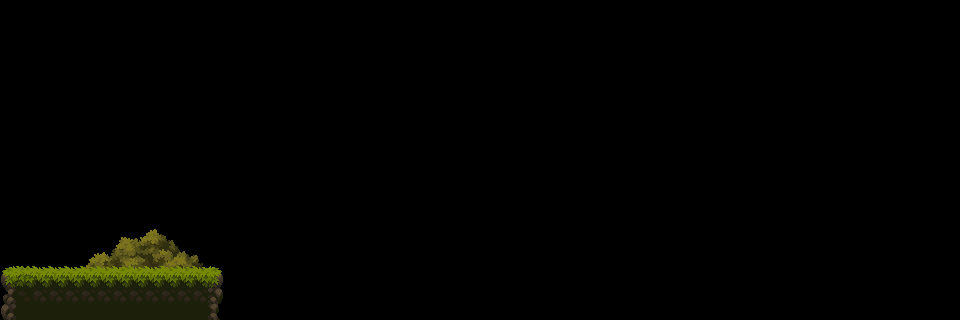

A 2D game scene composited from a Tiled map and its tileset images. What follows is a short description and the map's XML, with every tile layer's data as written:
An orthogonal 60x20 tile map with 16x16 px tiles, 2 tile layers (Decoration, Terrain) and 1 object.

<map version="1.10" tiledversion="1.10.2" orientation="orthogonal" renderorder="right-down" width="60" height="20" tilewidth="16" tileheight="16" infinite="0" nextlayerid="4" nextobjectid="2">
 <tileset firstgid="1" source="tileset/Tiles.tsx" />
 <objectgroup id="2" name="Collisions">
  <object id="1" x="3.33333" y="269" width="215" height="50.6667" />
 </objectgroup>
 <layer id="3" name="Decoration" width="60" height="20">
  <data encoding="csv">
0,0,0,0,0,0,0,0,0,0,0,0,0,0,0,0,0,0,0,0,0,0,0,0,0,0,0,0,0,0,0,0,0,0,0,0,0,0,0,0,0,0,0,0,0,0,0,0,0,0,0,0,0,0,0,0,0,0,0,0,
0,0,0,0,0,0,0,0,0,0,0,0,0,0,0,0,0,0,0,0,0,0,0,0,0,0,0,0,0,0,0,0,0,0,0,0,0,0,0,0,0,0,0,0,0,0,0,0,0,0,0,0,0,0,0,0,0,0,0,0,
0,0,0,0,0,0,0,0,0,0,0,0,0,0,0,0,0,0,0,0,0,0,0,0,0,0,0,0,0,0,0,0,0,0,0,0,0,0,0,0,0,0,0,0,0,0,0,0,0,0,0,0,0,0,0,0,0,0,0,0,
0,0,0,0,0,0,0,0,0,0,0,0,0,0,0,0,0,0,0,0,0,0,0,0,0,0,0,0,0,0,0,0,0,0,0,0,0,0,0,0,0,0,0,0,0,0,0,0,0,0,0,0,0,0,0,0,0,0,0,0,
0,0,0,0,0,0,0,0,0,0,0,0,0,0,0,0,0,0,0,0,0,0,0,0,0,0,0,0,0,0,0,0,0,0,0,0,0,0,0,0,0,0,0,0,0,0,0,0,0,0,0,0,0,0,0,0,0,0,0,0,
0,0,0,0,0,0,0,0,0,0,0,0,0,0,0,0,0,0,0,0,0,0,0,0,0,0,0,0,0,0,0,0,0,0,0,0,0,0,0,0,0,0,0,0,0,0,0,0,0,0,0,0,0,0,0,0,0,0,0,0,
0,0,0,0,0,0,0,0,0,0,0,0,0,0,0,0,0,0,0,0,0,0,0,0,0,0,0,0,0,0,0,0,0,0,0,0,0,0,0,0,0,0,0,0,0,0,0,0,0,0,0,0,0,0,0,0,0,0,0,0,
0,0,0,0,0,0,0,0,0,0,0,0,0,0,0,0,0,0,0,0,0,0,0,0,0,0,0,0,0,0,0,0,0,0,0,0,0,0,0,0,0,0,0,0,0,0,0,0,0,0,0,0,0,0,0,0,0,0,0,0,
0,0,0,0,0,0,0,0,0,0,0,0,0,0,0,0,0,0,0,0,0,0,0,0,0,0,0,0,0,0,0,0,0,0,0,0,0,0,0,0,0,0,0,0,0,0,0,0,0,0,0,0,0,0,0,0,0,0,0,0,
0,0,0,0,0,0,0,0,0,0,0,0,0,0,0,0,0,0,0,0,0,0,0,0,0,0,0,0,0,0,0,0,0,0,0,0,0,0,0,0,0,0,0,0,0,0,0,0,0,0,0,0,0,0,0,0,0,0,0,0,
0,0,0,0,0,0,0,0,0,0,0,0,0,0,0,0,0,0,0,0,0,0,0,0,0,0,0,0,0,0,0,0,0,0,0,0,0,0,0,0,0,0,0,0,0,0,0,0,0,0,0,0,0,0,0,0,0,0,0,0,
0,0,0,0,0,0,0,0,0,0,0,0,0,0,0,0,0,0,0,0,0,0,0,0,0,0,0,0,0,0,0,0,0,0,0,0,0,0,0,0,0,0,0,0,0,0,0,0,0,0,0,0,0,0,0,0,0,0,0,0,
0,0,0,0,0,0,0,0,0,0,0,0,0,0,0,0,0,0,0,0,0,0,0,0,0,0,0,0,0,0,0,0,0,0,0,0,0,0,0,0,0,0,0,0,0,0,0,0,0,0,0,0,0,0,0,0,0,0,0,0,
0,0,0,0,0,0,0,0,0,0,0,0,0,0,0,0,0,0,0,0,0,0,0,0,0,0,0,0,0,0,0,0,0,0,0,0,0,0,0,0,0,0,0,0,0,0,0,0,0,0,0,0,0,0,0,0,0,0,0,0,
0,0,0,0,0,0,0,95,96,97,98,99,100,0,0,0,0,0,0,0,0,0,0,0,0,0,0,0,0,0,0,0,0,0,0,0,0,0,0,0,0,0,0,0,0,0,0,0,0,0,0,0,0,0,0,0,0,0,0,0,
0,0,0,0,0,118,119,120,121,122,123,124,125,0,0,0,0,0,0,0,0,0,0,0,0,0,0,0,0,0,0,0,0,0,0,0,0,0,0,0,0,0,0,0,0,0,0,0,0,0,0,0,0,0,0,0,0,0,0,0,
0,0,0,0,0,143,144,145,146,147,148,149,150,0,0,0,0,0,0,0,0,0,0,0,0,0,0,0,0,0,0,0,0,0,0,0,0,0,0,0,0,0,0,0,0,0,0,0,0,0,0,0,0,0,0,0,0,0,0,0,
0,0,0,0,0,0,0,0,0,0,0,0,0,0,0,0,0,0,0,0,0,0,0,0,0,0,0,0,0,0,0,0,0,0,0,0,0,0,0,0,0,0,0,0,0,0,0,0,0,0,0,0,0,0,0,0,0,0,0,0,
0,0,0,0,0,0,0,0,0,0,0,0,0,0,0,0,0,0,0,0,0,0,0,0,0,0,0,0,0,0,0,0,0,0,0,0,0,0,0,0,0,0,0,0,0,0,0,0,0,0,0,0,0,0,0,0,0,0,0,0,
0,0,0,0,0,0,0,0,0,0,0,0,0,0,0,0,0,0,0,0,0,0,0,0,0,0,0,0,0,0,0,0,0,0,0,0,0,0,0,0,0,0,0,0,0,0,0,0,0,0,0,0,0,0,0,0,0,0,0,0
</data>
 </layer>
 <layer id="1" name="Terrain" width="60" height="20">
  <data encoding="csv">
0,0,0,0,0,0,0,0,0,0,0,0,0,0,0,0,0,0,0,0,0,0,0,0,0,0,0,0,0,0,0,0,0,0,0,0,0,0,0,0,0,0,0,0,0,0,0,0,0,0,0,0,0,0,0,0,0,0,0,0,
0,0,0,0,0,0,0,0,0,0,0,0,0,0,0,0,0,0,0,0,0,0,0,0,0,0,0,0,0,0,0,0,0,0,0,0,0,0,0,0,0,0,0,0,0,0,0,0,0,0,0,0,0,0,0,0,0,0,0,0,
0,0,0,0,0,0,0,0,0,0,0,0,0,0,0,0,0,0,0,0,0,0,0,0,0,0,0,0,0,0,0,0,0,0,0,0,0,0,0,0,0,0,0,0,0,0,0,0,0,0,0,0,0,0,0,0,0,0,0,0,
0,0,0,0,0,0,0,0,0,0,0,0,0,0,0,0,0,0,0,0,0,0,0,0,0,0,0,0,0,0,0,0,0,0,0,0,0,0,0,0,0,0,0,0,0,0,0,0,0,0,0,0,0,0,0,0,0,0,0,0,
0,0,0,0,0,0,0,0,0,0,0,0,0,0,0,0,0,0,0,0,0,0,0,0,0,0,0,0,0,0,0,0,0,0,0,0,0,0,0,0,0,0,0,0,0,0,0,0,0,0,0,0,0,0,0,0,0,0,0,0,
0,0,0,0,0,0,0,0,0,0,0,0,0,0,0,0,0,0,0,0,0,0,0,0,0,0,0,0,0,0,0,0,0,0,0,0,0,0,0,0,0,0,0,0,0,0,0,0,0,0,0,0,0,0,0,0,0,0,0,0,
0,0,0,0,0,0,0,0,0,0,0,0,0,0,0,0,0,0,0,0,0,0,0,0,0,0,0,0,0,0,0,0,0,0,0,0,0,0,0,0,0,0,0,0,0,0,0,0,0,0,0,0,0,0,0,0,0,0,0,0,
0,0,0,0,0,0,0,0,0,0,0,0,0,0,0,0,0,0,0,0,0,0,0,0,0,0,0,0,0,0,0,0,0,0,0,0,0,0,0,0,0,0,0,0,0,0,0,0,0,0,0,0,0,0,0,0,0,0,0,0,
0,0,0,0,0,0,0,0,0,0,0,0,0,0,0,0,0,0,0,0,0,0,0,0,0,0,0,0,0,0,0,0,0,0,0,0,0,0,0,0,0,0,0,0,0,0,0,0,0,0,0,0,0,0,0,0,0,0,0,0,
0,0,0,0,0,0,0,0,0,0,0,0,0,0,0,0,0,0,0,0,0,0,0,0,0,0,0,0,0,0,0,0,0,0,0,0,0,0,0,0,0,0,0,0,0,0,0,0,0,0,0,0,0,0,0,0,0,0,0,0,
0,0,0,0,0,0,0,0,0,0,0,0,0,0,0,0,0,0,0,0,0,0,0,0,0,0,0,0,0,0,0,0,0,0,0,0,0,0,0,0,0,0,0,0,0,0,0,0,0,0,0,0,0,0,0,0,0,0,0,0,
0,0,0,0,0,0,0,0,0,0,0,0,0,0,0,0,0,0,0,0,0,0,0,0,0,0,0,0,0,0,0,0,0,0,0,0,0,0,0,0,0,0,0,0,0,0,0,0,0,0,0,0,0,0,0,0,0,0,0,0,
0,0,0,0,0,0,0,0,0,0,0,0,0,0,0,0,0,0,0,0,0,0,0,0,0,0,0,0,0,0,0,0,0,0,0,0,0,0,0,0,0,0,0,0,0,0,0,0,0,0,0,0,0,0,0,0,0,0,0,0,
0,0,0,0,0,0,0,0,0,0,0,0,0,0,0,0,0,0,0,0,0,0,0,0,0,0,0,0,0,0,0,0,0,0,0,0,0,0,0,0,0,0,0,0,0,0,0,0,0,0,0,0,0,0,0,0,0,0,0,0,
0,0,0,0,0,0,0,0,0,0,0,0,0,0,0,0,0,0,0,0,0,0,0,0,0,0,0,0,0,0,0,0,0,0,0,0,0,0,0,0,0,0,0,0,0,0,0,0,0,0,0,0,0,0,0,0,0,0,0,0,
0,0,0,0,0,0,0,0,0,0,0,0,0,0,0,0,0,0,0,0,0,0,0,0,0,0,0,0,0,0,0,0,0,0,0,0,0,0,0,0,0,0,0,0,0,0,0,0,0,0,0,0,0,0,0,0,0,0,0,0,
1,2,3,3,3,3,3,3,3,3,3,3,3,5,0,0,0,0,0,0,0,0,0,0,0,0,0,0,0,0,0,0,0,0,0,0,0,0,0,0,0,0,0,0,0,0,0,0,0,0,0,0,0,0,0,0,0,0,0,0,
26,27,28,28,28,28,28,28,28,28,28,28,28,30,0,0,0,0,0,0,0,0,0,0,0,0,0,0,0,0,0,0,0,0,0,0,0,0,0,0,0,0,0,0,0,0,0,0,0,0,0,0,0,0,0,0,0,0,0,0,
51,52,53,53,53,53,53,53,53,53,53,53,53,55,0,0,0,0,0,0,0,0,0,0,0,0,0,0,0,0,0,0,0,0,0,0,0,0,0,0,0,0,0,0,0,0,0,0,0,0,0,0,0,0,0,0,0,0,0,0,
76,77,78,78,78,78,78,78,78,78,78,78,78,80,0,0,0,0,0,0,0,0,0,0,0,0,0,0,0,0,0,0,0,0,0,0,0,0,0,0,0,0,0,0,0,0,0,0,0,0,0,0,0,0,0,0,0,0,0,0
</data>
 </layer>
</map>
